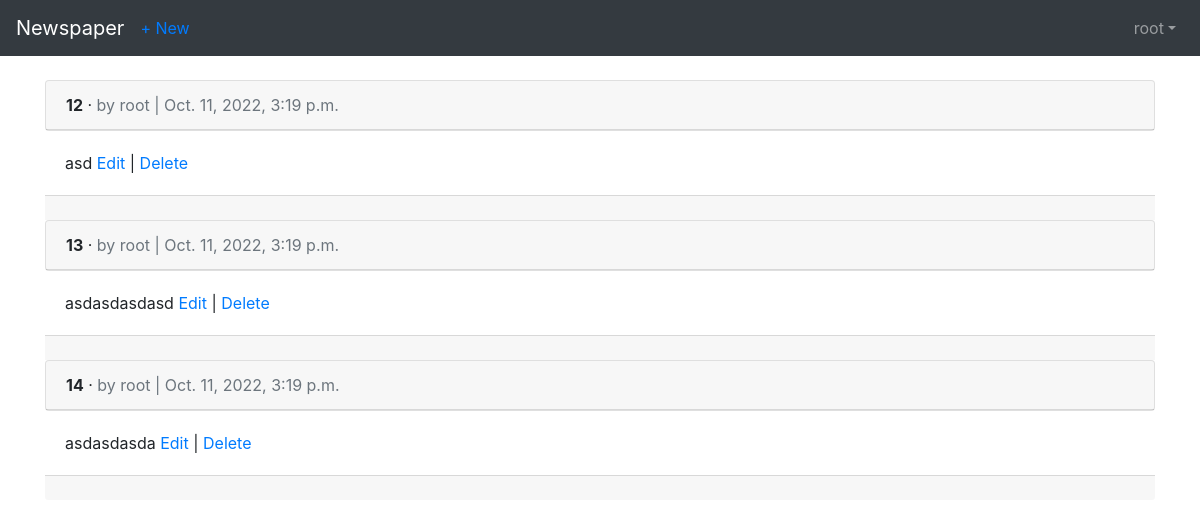
The page /articles/ (signed in) on the database as committed earlier.
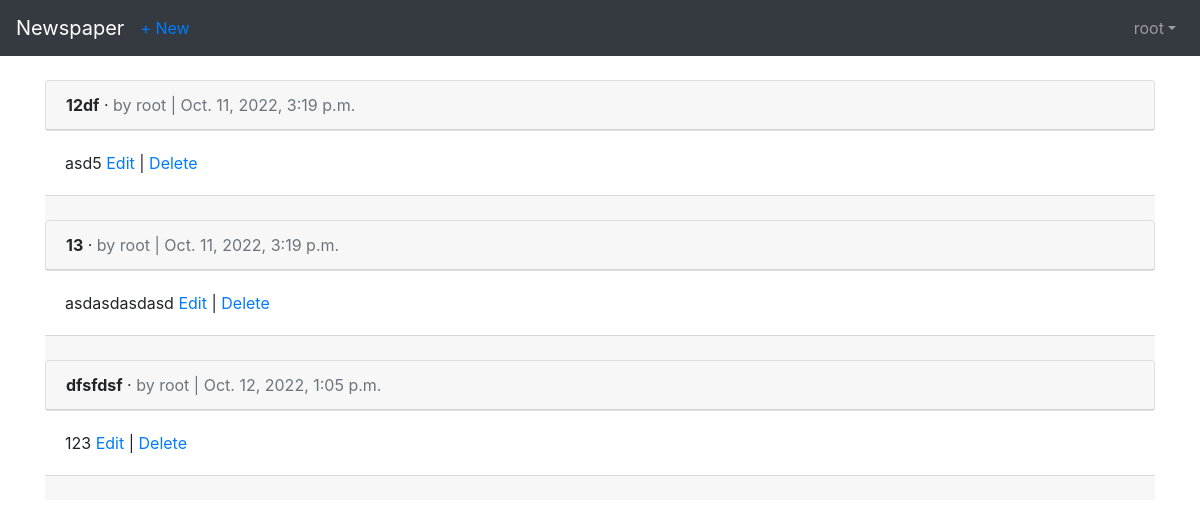
The same page on the database as committed later.
### articles/models.py (models this page shows, shortened)
class Article(models.Model):
    title = models.CharField(max_length=255)
    body = models.TextField()
    date = models.DateTimeField(auto_now_add=True)
    author = models.ForeignKey(settings.AUTH_USER_MODEL, on_delete=models.CASCADE,)

### users/models.py (models this page shows)
class CustomUser(AbstractUser):
    age = models.PositiveIntegerField(default=0)

### articles/views.py (the view)
# urls.py: path('', views.ArticleListView.as_view(), name='article_list'),
class ArticleListView(LoginRequiredMixin, ListView):
    model = models.Article
    template_name = 'article_list.html'
    login_url = 'login'

### templates/article_list.html (shortened to what this page needs)
<!DOCTYPE html>
<html lang="en">
<head>
</head>
<body>
{% extends 'base.html' %}
    {% block content %}
    {% for article in object_list %}
    <div class="card">
        <div class="card-header">
            <span class="font-weight-bold">{{ article.title }}</span> &middot;
            <span class="text-muted">by {{ article.author }} | {{ article.date }}</span>
        </div>
    </div>
    <div class="card-body">
        {{ article.body }}
        <a href ="{% url 'article_edit' article.pk %}">Edit</a> |
        <a href="{% url 'article_delete' article.pk %}">Delete</a>
    </div>
    <div class="card-footer text-center text-muted">
    </div>
    {% endfor %}
    {% endblock content %}

Rows that differ between the two databases and show on the page:
removed Article: title "14", author "root", date "Oct. 11, 2022, 3:19 p.m.", body "asdasdasda"
changed Article: title "12" → "12df"; body "asd" → "asd5"
added Article: title "dfsfdsf", author "root", date "Oct. 12, 2022, 1:05 p.m.", body "123"
